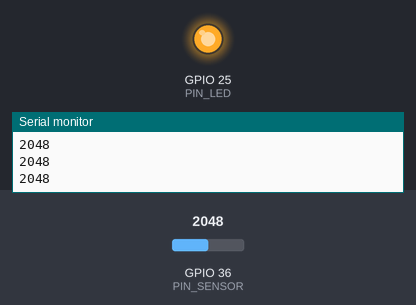
The sketch below on a simulated ESP32. Shown: output pins drawn as LEDs (lit = HIGH), the last lines printed to the serial monitor. The inputs (shaded band) are chosen by the test bench; at power-on: GPIO 36 (PIN_SENSOR) = 2048.

Above: at 1.2 s.
1.3 s: GPIO 36 (PIN_SENSOR) set to 491
At 2.4 s:
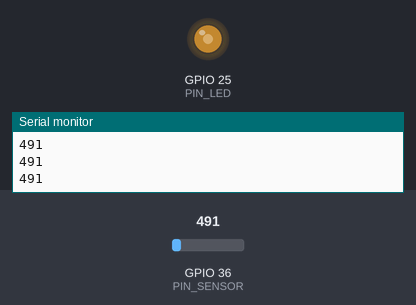
2.9 s: GPIO 36 (PIN_SENSOR) set to 0
At 3.7 s:
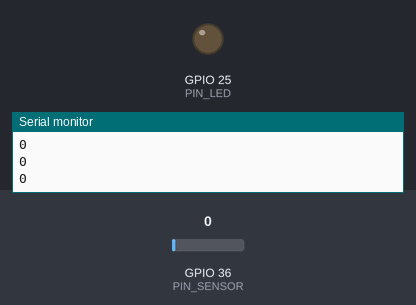
4.5 s: GPIO 36 (PIN_SENSOR) set to 1228
At 5.0 s:
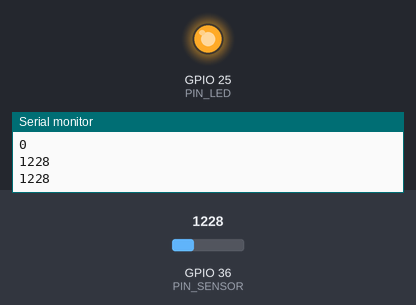
Timing chart, 0 to 7.5 s (numbered marks = the images above; inputs shaded):
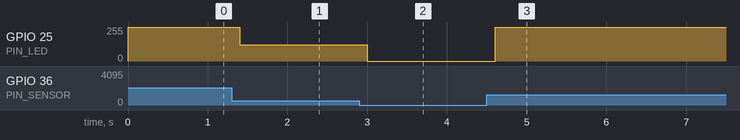

The sketch:

potentiometer_arduino.ino
```cpp
// Potentiometer Example

// Pins
#define PIN_SENSOR A0
#if not defined(PIN_LED)
#define PIN_LED    25
#endif

// Initialization
void setup() {
  Serial.begin(115200);
}

// Main loop
void loop() {
  int val = analogRead(PIN_SENSOR);
  Serial.println(val);
// Convert val from 0-1023 to 0-256
  analogWrite(PIN_LED, val>>2);
  delay(200);
}
```

Measured:
- after the input at 1.3 s, GPIO 25 (PIN_LED): 255/255 → 122/255 after 0.10 s
- after the input at 2.9 s, GPIO 25 (PIN_LED): 122/255 → 0/255 after 0.10 s
- after the input at 4.5 s, GPIO 25 (PIN_LED): 0/255 → 255/255 after 0.10 s
